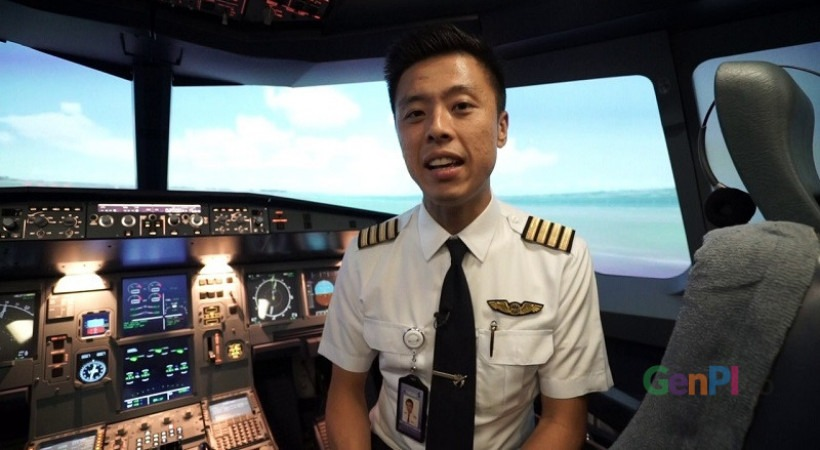
#> input picture images/Pilot.jpg, 820 x 450 px, found by its file name
$ python segment.py   (older library calls are emulated)
#> lines starting #> are read from the running program, lines starting #| are printed output that depends on the picture; after the words box and inside, x2 and y2 are one past the last pixel; in counts of white or black regions, pixels touching at a corner belong together
# == https://stackoverflow.com/questions/29313667/how-do-i-remove-the-background-from-this-kind-of-image

import cv2
import numpy as np
from matplotlib import pyplot as plt

# == Parameters =======================================================================
BLUR = 21
CANNY_THRESH_1 = 10
CANNY_THRESH_2 = 200
MASK_DILATE_ITER = 10
MASK_ERODE_ITER = 10
MASK_COLOR = (0.0, 0.0, 1.0)  # In BGR format


# == Processing =======================================================================

# -- Read image -----------------------------------------------------------------------
img = cv2.imread("C:/appleseed fullstack course/final_project/images/Pilot.jpg")
#> img is the input picture: shape (450, 820, 3); mean B, G, R 98.3, 99.1, 97
gray = cv2.cvtColor(img, cv2.COLOR_BGR2GRAY)

# -- Edge detection -------------------------------------------------------------------
edges = cv2.Canny(gray, CANNY_THRESH_1, CANNY_THRESH_2)
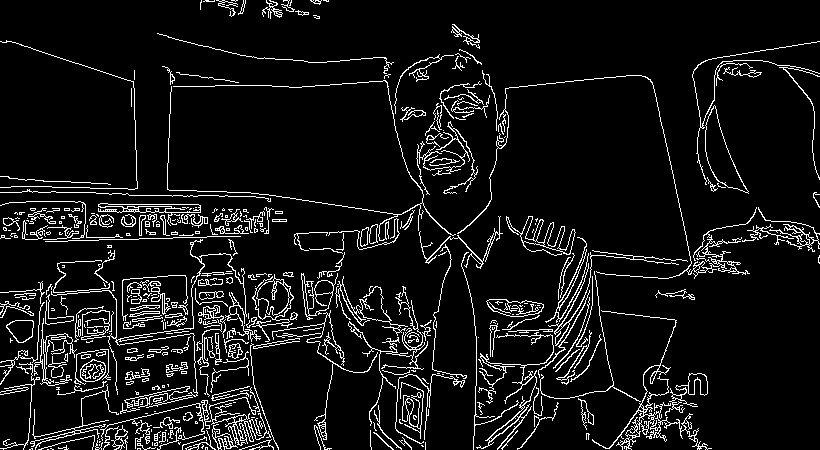
#> edges: shape (450, 820); 8% white in thin lines or dots
edges = cv2.dilate(edges, None)
#> edges: shape (450, 820); 23.8% white; 22 white regions, largest, box (x1, y1, x2, y2) and area: (0, 32, 820, 450) 80060, (691, 40, 820, 195) 3311, (261, 0, 310, 20) 541
edges = cv2.erode(edges, None)
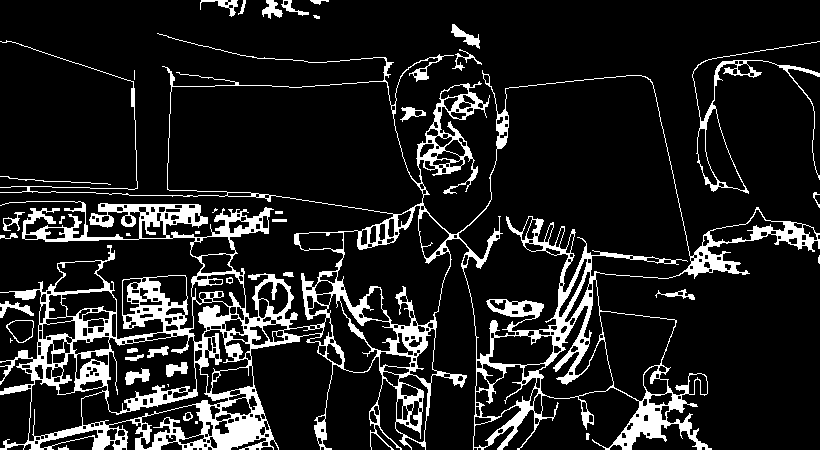
#> edges: shape (450, 820); 12.8% white; 39 white regions (8 under 20 px)

# -- Find contours in edges, sort by area ---------------------------------------------
contour_info = []
# _, contours, _ = cv2.findContours(edges, cv2.RETR_LIST, cv2.CHAIN_APPROX_NONE)
contours, hierarchy = cv2.findContours(edges, cv2.RETR_TREE, cv2.CHAIN_APPROX_SIMPLE)
#> contours = 480 contours, 141 with area under 20; largest, box (x1, y1, x2, y2) and area: (0, 33, 820, 450) 161748, (458, 75, 692, 360) 38392, (167, 81, 424, 215) 26710, (336, 205, 451, 327) 7028, (106, 334, 197, 414) 4876
for c in contours:
    contour_info.append((
        c,
        cv2.isContourConvex(c),
        cv2.contourArea(c),
    ))
#> this loop made 480 passes
#> c on passes 13, 14, 18: [[195, 231], [195, 233], [199, 233], [199, 231]], [[272, 219], [272, 221], [286, 221], [286, 219]], [[275, 211], [275, 213], [282, 213], [282, 211]]
#> after the loop, contour_info = 480 items
contour_info = sorted(contour_info, key=lambda c: c[2], reverse=True)
max_contour = contour_info[0]
#> max_contour = 3 items, first 3: contour of 4224 points, box (x1, y1, x2, y2) (0, 33, 820, 450), area 161748, False, 161748

# -- Create empty mask, draw filled polygon on it corresponding to largest contour ----
# Mask is black, polygon is white
mask = np.zeros(edges.shape)
cv2.fillConvexPoly(mask, max_contour[0], (255))
#> mask: shape (450, 820) float64; 39.4% white; 1 white region, box (x1, y1, x2, y2) and area: (0, 33, 820, 450) 145247


# -- Smooth mask, then blur it --------------------------------------------------------
mask = cv2.dilate(mask, None, iterations=MASK_DILATE_ITER)
#> mask: shape (450, 820) float64; 63.7% white; 23 black regions (5 under 20 px), largest, box (x1, y1, x2, y2) and area: (0, 0, 820, 223) 67703, (609, 251, 820, 450) 22568, (491, 87, 671, 224) 19638
mask = cv2.erode(mask, None, iterations=MASK_ERODE_ITER)
#> mask: shape (450, 820) float64; 46.9% white; 1 white region, box (x1, y1, x2, y2) and area: (0, 33, 820, 450) 173073
mask = cv2.GaussianBlur(mask, (BLUR, BLUR), 0)
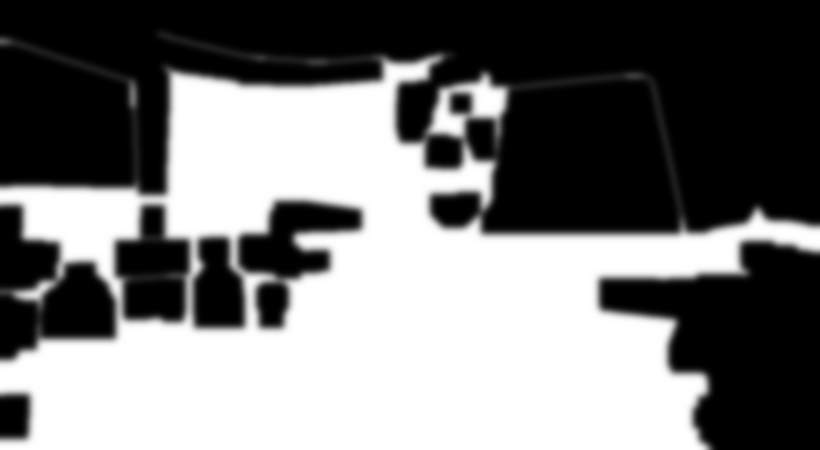
#> mask: shape (450, 820) float64; min 0, max 255, mean 119.6; drawn with min black and max white

mask_stack = np.dstack([mask]*3)    # Create 3-channel alpha mask

# -- Blend masked img into MASK_COLOR background --------------------------------------
mask_stack = mask_stack.astype(
    'float32') / 255.0          # Use float matrices,
img = img.astype('float32') / 255.0  # for easy blending

masked = (mask_stack * img) + ((1-mask_stack) * MASK_COLOR)  # Blend
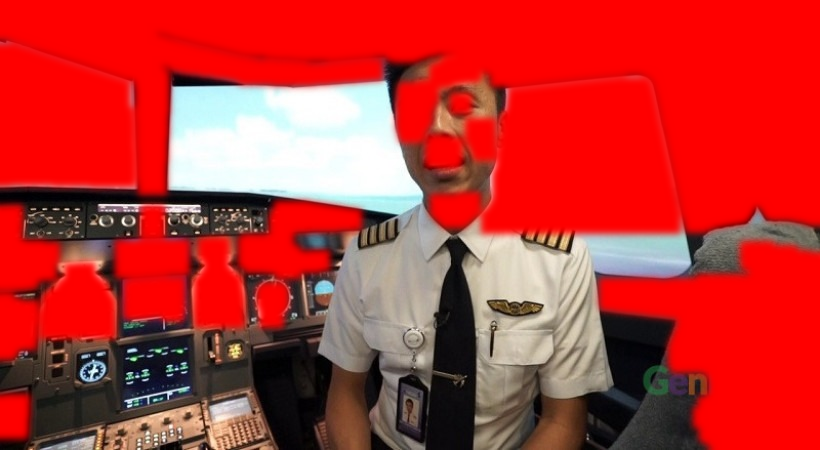
#> masked: shape (450, 820, 3) float64; mean of channels 0, 1, 2 0.195, 0.206, 0.747; drawn as B, G, R
# Convert back to 8-bit
masked = (masked * 255).astype('uint8')

plt.imsave('C:/appleseed fullstack course/final_project/images/test_image.png', masked)
# split image into channels
c_red, c_green, c_blue = cv2.split(img)
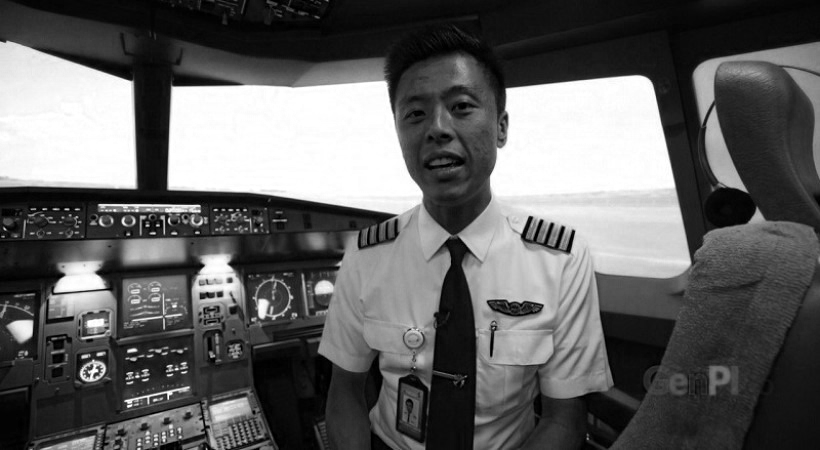
#> c_red: shape (450, 820) float32; min 0, max 1, mean 0.385
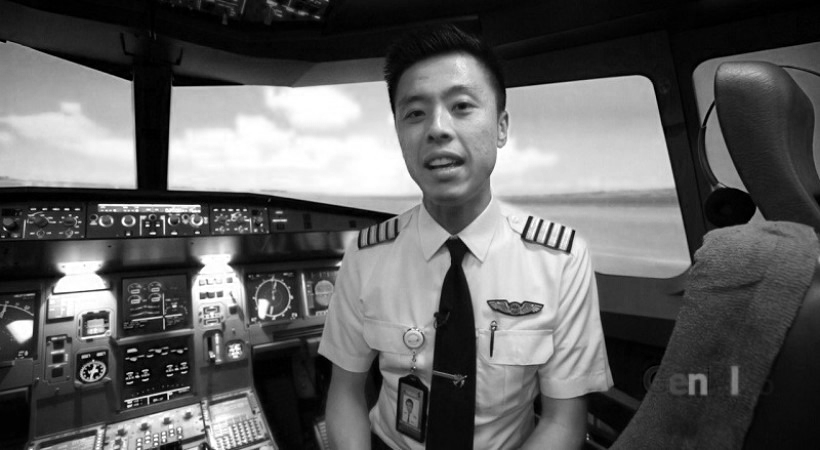
#> c_blue: shape (450, 820) float32; min 0, max 1, mean 0.381

# merge with mask got on one of a previous steps
img_a = cv2.merge((c_red, c_green, c_blue, mask.astype('float32') / 255.0))

# show on screen (optional in jupiter)
# %matplotlib inline
plt.imshow(img_a)
plt.show()

# save to disk
cv2.imwrite('C:/appleseed fullstack course/final_project/images/test_image1.png', img_a*255)

# or the same using plt
plt.imsave('C:/appleseed fullstack course/final_project/images/test_image2.png', img_a)
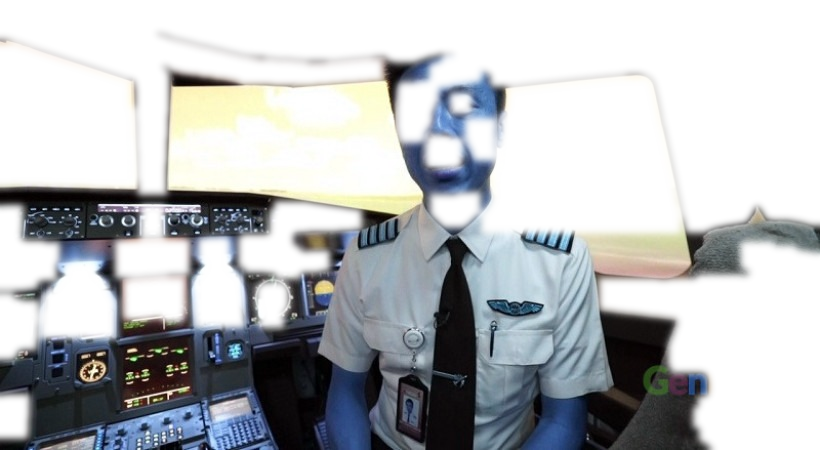
#> saved as test_image2.png: shape (450, 820, 4); mean R, G, B, A 98.3, 99.1, 97, 119.5; transparent parts drawn white

# Displays red, saves blue
cv2.imshow('img_a', masked)

cv2.waitKey()

$ run again, with images/12.jpg copied over images/Pilot.jpg
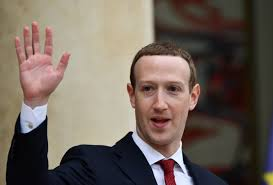
#> input picture images/12.jpg, 273 x 185 px, found by its file name
#> img is the input picture: shape (185, 273, 3); mean B, G, R 89.7, 98.9, 110.6
#> `edges = cv2.erode(edges, None)`:
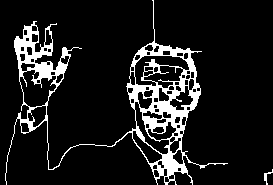
#> edges: shape (185, 273); 11.1% white; 2 white regions
#> contours = 82 contours, 25 with area under 20; largest, box (x1, y1, x2, y2) and area: (5, 0, 228, 185) 10086, (19, 69, 57, 108) 908, (134, 55, 190, 87) 702, (143, 65, 184, 89) 514, (134, 101, 170, 155) 481
#> the loop `for c in contours:` made 82 passes
#> after the loop `for c in contours:`: contour_info = 82 items
#> max_contour = 3 items, first 3: contour of 650 points, box (x1, y1, x2, y2) (5, 0, 228, 185), area 10086, False, 10086.5
#> `plt.imsave('C:/appleseed fullstack course/final_project/images/test_im..`:
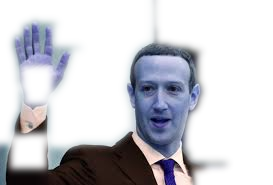
#> saved as test_image2.png: shape (185, 273, 4); mean R, G, B, A 89.7, 98.9, 110.6, 81.7; transparent parts drawn white

$ run again, with images/obama.jpg copied over images/Pilot.jpg
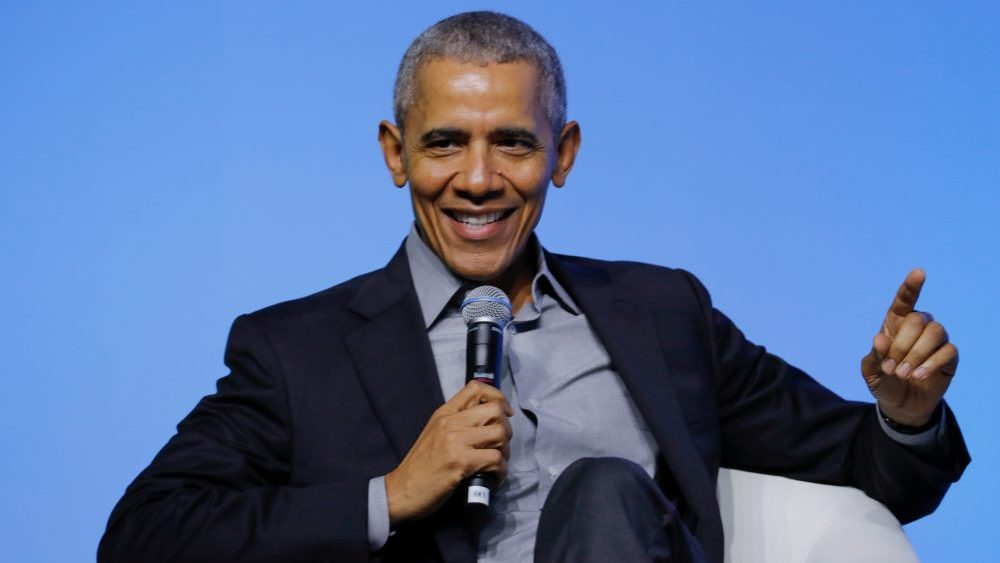
#> input picture images/obama.jpg, 1000 x 563 px, found by its file name
#> img is the input picture: shape (563, 1000, 3); mean B, G, R 160.8, 114.4, 87.8
#> `edges = cv2.erode(edges, None)`:
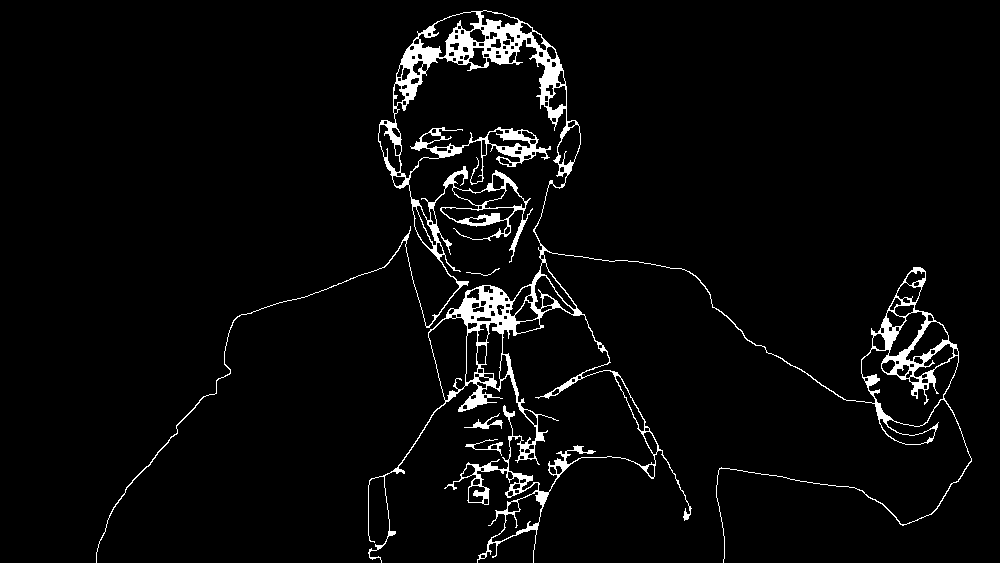
#> edges: shape (563, 1000); 3.9% white; 4 white regions
#> contours = 212 contours, 67 with area under 20; largest, box (x1, y1, x2, y2) and area: (96, 10, 972, 563) 54821, (502, 307, 656, 493) 14901, (861, 348, 959, 427) 3450, (428, 317, 468, 401) 2252, (491, 491, 543, 543) 1052
#> after the loop `for c in contours:`: contour_info = 212 items
#> max_contour = 3 items, first 3: contour of 4430 points, box (x1, y1, x2, y2) (96, 10, 972, 563), area 54821, False, 54821
#> `plt.imsave('C:/appleseed fullstack course/final_project/images/test_im..`:
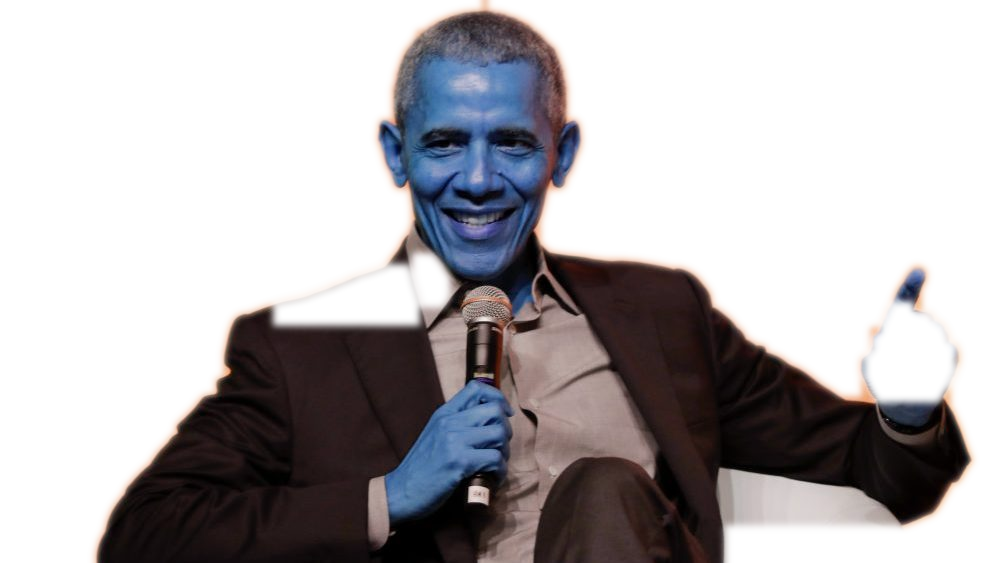
#> saved as test_image2.png: shape (563, 1000, 4); mean R, G, B, A 160.8, 114.4, 87.8, 101.7; transparent parts drawn white
